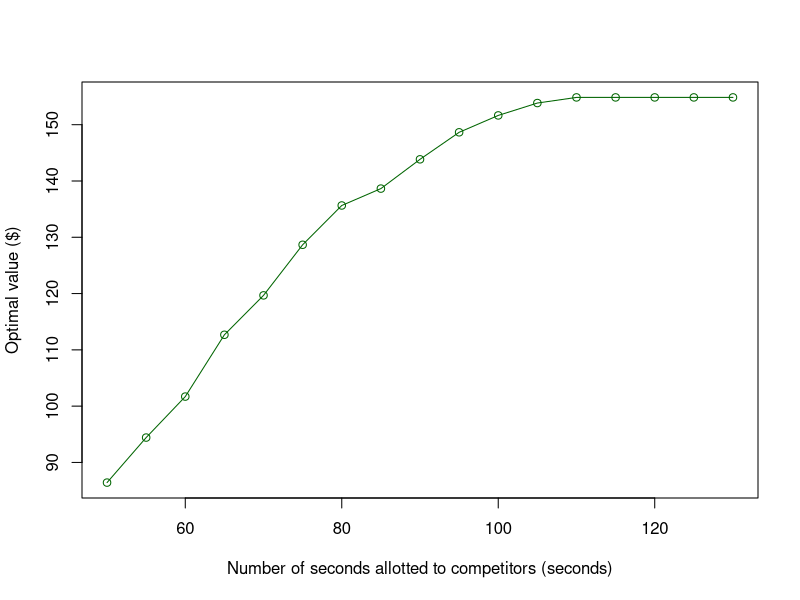
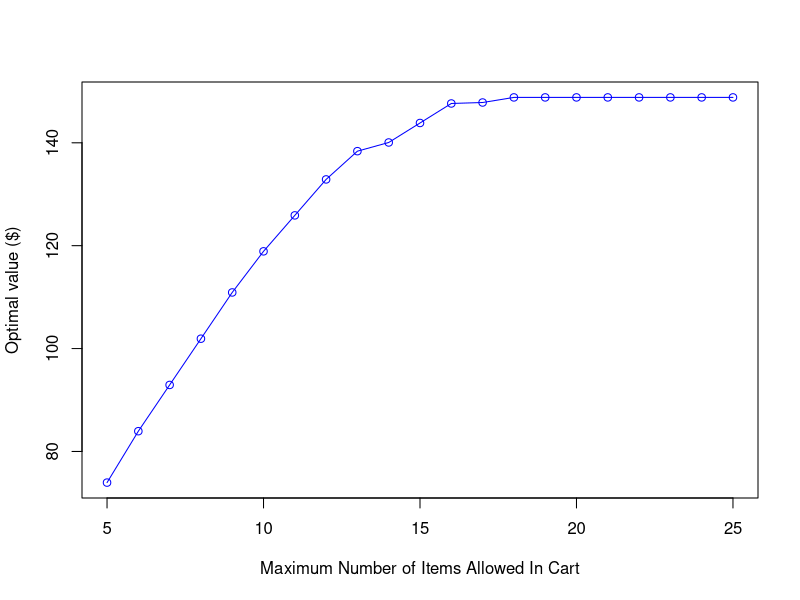
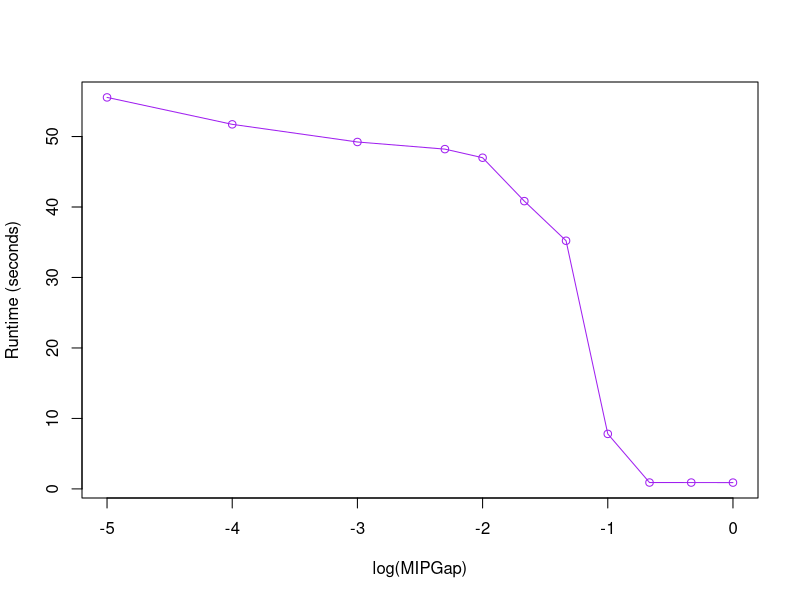

These charts were generated, in order, by the following R code:
## ---- chunk 1
knitr::opts_chunk$set(echo = FALSE)
## ---- chunk 2
d_results = c(86.42, 94.41999999999999, 101.69999999999999, 112.67999999999999, 119.67999999999996, 128.66999999999996, 135.64999999999998, 138.64999999999998, 143.85, 148.64999999999998, 151.64999999999998, 153.85, 154.85, 154.85, 154.85, 154.85, 154.85)
times=50+(0:16)*5
plot(times, d_results, col="dark green", xlab="Number of seconds allotted to competitors (seconds)", ylab="Optimal value ($)", type='o')
## ---- chunk 3
e_results=c(73.95, 83.94, 92.92999999999999, 101.91999999999999, 110.90999999999998, 118.89999999999998, 125.88999999999997, 132.87999999999997, 138.36999999999998, 140.05999999999997, 143.85, 147.64, 147.82999999999998, 148.82, 148.82, 148.82, 148.82, 148.82, 148.82, 148.82, 148.82)
capacities=c(5:25)
plot(capacities, e_results, col="blue", xlab="Maximum Number of Items Allowed In Cart", ylab="Optimal value ($)", type='o')
## ---- chunk 4
f_results=c(55.552918910980225,51.73050308227539,49.226829051971436,48.2147171497345,46.99422883987427,40.8342010974884,35.21365284919739,7.805516004562378,0.9036610126495361,0.8991899490356445,0.8945901393890381)
mipgaps=c(10**-5,10**-4,10**-3,5*10**-3,10**-2,10**-(5/3),10**-(4/3),10**-1,10**-(2/3),10**-(1/3),10**0)
#mipgaps2=c(-4,)
plot(log(mipgaps,base=10), f_results, col="purple", xlab="log(MIPGap)", ylab="Runtime (seconds)", type='o')
